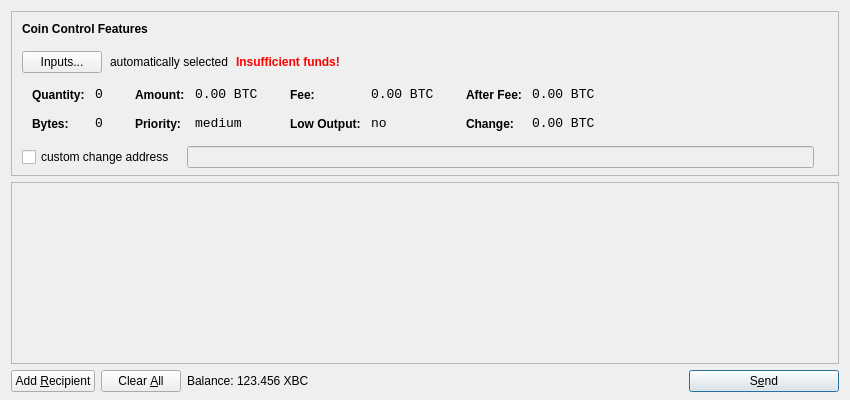
<?xml version="1.0" encoding="UTF-8"?>
<ui version="4.0">
 <class>SendCoinsDialog</class>
 <widget class="QDialog" name="SendCoinsDialog">
  <property name="geometry">
   <rect>
    <x>0</x>
    <y>0</y>
    <width>850</width>
    <height>400</height>
   </rect>
  </property>
  <property name="windowTitle">
   <string>Send Coins</string>
  </property>
  <layout class="QVBoxLayout" name="verticalLayout" stretch="0,1,0">
   <property name="bottomMargin">
    <number>8</number>
   </property>
   <item>
    <widget class="QFrame" name="frameCoinControl">
     <property name="sizePolicy">
      <sizepolicy hsizetype="Expanding" vsizetype="Expanding">
       <horstretch>0</horstretch>
       <verstretch>0</verstretch>
      </sizepolicy>
     </property>
     <property name="maximumSize">
      <size>
       <width>16777215</width>
       <height>16777215</height>
      </size>
     </property>
     <property name="frameShape">
      <enum>QFrame::StyledPanel</enum>
     </property>
     <property name="frameShadow">
      <enum>QFrame::Sunken</enum>
     </property>
     <layout class="QVBoxLayout" name="verticalLayoutCoinControl2">
      <property name="spacing">
       <number>-1</number>
      </property>
      <property name="leftMargin">
       <number>0</number>
      </property>
      <property name="topMargin">
       <number>0</number>
      </property>
      <property name="rightMargin">
       <number>0</number>
      </property>
      <property name="bottomMargin">
       <number>6</number>
      </property>
      <item>
       <layout class="QVBoxLayout" name="verticalLayoutCoinControl" stretch="0,0,0,0,1">
        <property name="spacing">
         <number>0</number>
        </property>
        <property name="leftMargin">
         <number>10</number>
        </property>
        <property name="topMargin">
         <number>10</number>
        </property>
        <item>
         <layout class="QHBoxLayout" name="horizontalLayoutCoinControl1">
          <property name="bottomMargin">
           <number>15</number>
          </property>
          <item>
           <widget class="QLabel" name="labelCoinControlFeatures">
            <property name="sizePolicy">
             <sizepolicy hsizetype="Preferred" vsizetype="Maximum">
              <horstretch>0</horstretch>
              <verstretch>0</verstretch>
             </sizepolicy>
            </property>
            <property name="font">
             <font>
              <weight>75</weight>
              <bold>true</bold>
             </font>
            </property>
            <property name="styleSheet">
             <string notr="true">font-weight:bold;</string>
            </property>
            <property name="text">
             <string>Coin Control Features</string>
            </property>
           </widget>
          </item>
         </layout>
        </item>
        <item>
         <layout class="QHBoxLayout" name="horizontalLayoutCoinControl2" stretch="0,0,0,0">
          <property name="spacing">
           <number>8</number>
          </property>
          <property name="bottomMargin">
           <number>10</number>
          </property>
          <item>
           <widget class="QPushButton" name="pushButtonCoinControl">
            <property name="styleSheet">
             <string notr="true"/>
            </property>
            <property name="text">
             <string>Inputs...</string>
            </property>
           </widget>
          </item>
          <item>
           <widget class="QLabel" name="labelCoinControlAutomaticallySelected">
            <property name="text">
             <string>automatically selected</string>
            </property>
            <property name="margin">
             <number>5</number>
            </property>
           </widget>
          </item>
          <item>
           <widget class="QLabel" name="labelCoinControlInsuffFunds">
            <property name="font">
             <font>
              <weight>75</weight>
              <bold>true</bold>
             </font>
            </property>
            <property name="styleSheet">
             <string notr="true">color:red;font-weight:bold;</string>
            </property>
            <property name="text">
             <string>Insufficient funds!</string>
            </property>
            <property name="margin">
             <number>5</number>
            </property>
           </widget>
          </item>
          <item>
           <spacer name="horizontalSpacerCoinControl">
            <property name="orientation">
             <enum>Qt::Horizontal</enum>
            </property>
            <property name="sizeHint" stdset="0">
             <size>
              <width>40</width>
              <height>1</height>
             </size>
            </property>
           </spacer>
          </item>
         </layout>
        </item>
        <item>
         <widget class="QWidget" name="widgetCoinControl" native="true">
          <property name="sizePolicy">
           <sizepolicy hsizetype="Preferred" vsizetype="Preferred">
            <horstretch>0</horstretch>
            <verstretch>0</verstretch>
           </sizepolicy>
          </property>
          <property name="minimumSize">
           <size>
            <width>0</width>
            <height>0</height>
           </size>
          </property>
          <property name="styleSheet">
           <string notr="true"/>
          </property>
          <layout class="QHBoxLayout" name="horizontalLayoutCoinControl5">
           <property name="margin">
            <number>0</number>
           </property>
           <item>
            <layout class="QHBoxLayout" name="horizontalLayoutCoinControl3" stretch="0,0,0,1">
             <property name="spacing">
              <number>20</number>
             </property>
             <property name="topMargin">
              <number>0</number>
             </property>
             <property name="bottomMargin">
              <number>10</number>
             </property>
             <item>
              <layout class="QFormLayout" name="formLayoutCoinControl1">
               <property name="horizontalSpacing">
                <number>10</number>
               </property>
               <property name="verticalSpacing">
                <number>14</number>
               </property>
               <property name="leftMargin">
                <number>10</number>
               </property>
               <property name="topMargin">
                <number>4</number>
               </property>
               <property name="rightMargin">
                <number>6</number>
               </property>
               <item row="0" column="0">
                <widget class="QLabel" name="labelCoinControlQuantityText">
                 <property name="styleSheet">
                  <string notr="true">font-weight:bold;</string>
                 </property>
                 <property name="text">
                  <string>Quantity:</string>
                 </property>
                 <property name="margin">
                  <number>0</number>
                 </property>
                </widget>
               </item>
               <item row="0" column="1">
                <widget class="QLabel" name="labelCoinControlQuantity">
                 <property name="font">
                  <font>
                   <family>Monospace</family>
                   <pointsize>10</pointsize>
                  </font>
                 </property>
                 <property name="cursor">
                  <cursorShape>IBeamCursor</cursorShape>
                 </property>
                 <property name="contextMenuPolicy">
                  <enum>Qt::ActionsContextMenu</enum>
                 </property>
                 <property name="text">
                  <string notr="true">0</string>
                 </property>
                 <property name="margin">
                  <number>0</number>
                 </property>
                 <property name="textInteractionFlags">
                  <set>Qt::LinksAccessibleByMouse|Qt::TextSelectableByKeyboard|Qt::TextSelectableByMouse</set>
                 </property>
                </widget>
               </item>
               <item row="1" column="0">
                <widget class="QLabel" name="labelCoinControlBytesText">
                 <property name="styleSheet">
                  <string notr="true">font-weight:bold;</string>
                 </property>
                 <property name="text">
                  <string>Bytes:</string>
                 </property>
                </widget>
               </item>
               <item row="1" column="1">
                <widget class="QLabel" name="labelCoinControlBytes">
                 <property name="font">
                  <font>
                   <family>Monospace</family>
                   <pointsize>10</pointsize>
                  </font>
                 </property>
                 <property name="cursor">
                  <cursorShape>IBeamCursor</cursorShape>
                 </property>
                 <property name="contextMenuPolicy">
                  <enum>Qt::ActionsContextMenu</enum>
                 </property>
                 <property name="text">
                  <string notr="true">0</string>
                 </property>
                 <property name="textInteractionFlags">
                  <set>Qt::LinksAccessibleByMouse|Qt::TextSelectableByKeyboard|Qt::TextSelectableByMouse</set>
                 </property>
                </widget>
               </item>
              </layout>
             </item>
             <item>
              <layout class="QFormLayout" name="formLayoutCoinControl2">
               <property name="horizontalSpacing">
                <number>10</number>
               </property>
               <property name="verticalSpacing">
                <number>14</number>
               </property>
               <property name="leftMargin">
                <number>6</number>
               </property>
               <property name="topMargin">
                <number>4</number>
               </property>
               <property name="rightMargin">
                <number>6</number>
               </property>
               <item row="0" column="0">
                <widget class="QLabel" name="labelCoinControlAmountText">
                 <property name="styleSheet">
                  <string notr="true">font-weight:bold;</string>
                 </property>
                 <property name="text">
                  <string>Amount:</string>
                 </property>
                 <property name="margin">
                  <number>0</number>
                 </property>
                </widget>
               </item>
               <item row="0" column="1">
                <widget class="QLabel" name="labelCoinControlAmount">
                 <property name="font">
                  <font>
                   <family>Monospace</family>
                   <pointsize>10</pointsize>
                  </font>
                 </property>
                 <property name="cursor">
                  <cursorShape>IBeamCursor</cursorShape>
                 </property>
                 <property name="contextMenuPolicy">
                  <enum>Qt::ActionsContextMenu</enum>
                 </property>
                 <property name="text">
                  <string notr="true">0.00 BTC</string>
                 </property>
                 <property name="textInteractionFlags">
                  <set>Qt::LinksAccessibleByMouse|Qt::TextSelectableByKeyboard|Qt::TextSelectableByMouse</set>
                 </property>
                </widget>
               </item>
               <item row="1" column="0">
                <widget class="QLabel" name="labelCoinControlPriorityText">
                 <property name="styleSheet">
                  <string notr="true">font-weight:bold;</string>
                 </property>
                 <property name="text">
                  <string>Priority:</string>
                 </property>
                </widget>
               </item>
               <item row="1" column="1">
                <widget class="QLabel" name="labelCoinControlPriority">
                 <property name="font">
                  <font>
                   <family>Monospace</family>
                   <pointsize>10</pointsize>
                  </font>
                 </property>
                 <property name="cursor">
                  <cursorShape>IBeamCursor</cursorShape>
                 </property>
                 <property name="contextMenuPolicy">
                  <enum>Qt::ActionsContextMenu</enum>
                 </property>
                 <property name="text">
                  <string>medium</string>
                 </property>
                 <property name="textInteractionFlags">
                  <set>Qt::LinksAccessibleByMouse|Qt::TextSelectableByKeyboard|Qt::TextSelectableByMouse</set>
                 </property>
                </widget>
               </item>
              </layout>
             </item>
             <item>
              <layout class="QFormLayout" name="formLayoutCoinControl3">
               <property name="horizontalSpacing">
                <number>10</number>
               </property>
               <property name="verticalSpacing">
                <number>14</number>
               </property>
               <property name="leftMargin">
                <number>6</number>
               </property>
               <property name="topMargin">
                <number>4</number>
               </property>
               <property name="rightMargin">
                <number>6</number>
               </property>
               <item row="0" column="0">
                <widget class="QLabel" name="labelCoinControlFeeText">
                 <property name="styleSheet">
                  <string notr="true">font-weight:bold;</string>
                 </property>
                 <property name="text">
                  <string>Fee:</string>
                 </property>
                 <property name="margin">
                  <number>0</number>
                 </property>
                </widget>
               </item>
               <item row="0" column="1">
                <widget class="QLabel" name="labelCoinControlFee">
                 <property name="font">
                  <font>
                   <family>Monospace</family>
                   <pointsize>10</pointsize>
                  </font>
                 </property>
                 <property name="cursor">
                  <cursorShape>IBeamCursor</cursorShape>
                 </property>
                 <property name="contextMenuPolicy">
                  <enum>Qt::ActionsContextMenu</enum>
                 </property>
                 <property name="text">
                  <string notr="true">0.00 BTC</string>
                 </property>
                 <property name="textInteractionFlags">
                  <set>Qt::LinksAccessibleByMouse|Qt::TextSelectableByKeyboard|Qt::TextSelectableByMouse</set>
                 </property>
                </widget>
               </item>
               <item row="1" column="0">
                <widget class="QLabel" name="labelCoinControlLowOutputText">
                 <property name="styleSheet">
                  <string notr="true">font-weight:bold;</string>
                 </property>
                 <property name="text">
                  <string>Low Output:</string>
                 </property>
                </widget>
               </item>
               <item row="1" column="1">
                <widget class="QLabel" name="labelCoinControlLowOutput">
                 <property name="font">
                  <font>
                   <family>Monospace</family>
                   <pointsize>10</pointsize>
                  </font>
                 </property>
                 <property name="cursor">
                  <cursorShape>IBeamCursor</cursorShape>
                 </property>
                 <property name="contextMenuPolicy">
                  <enum>Qt::ActionsContextMenu</enum>
                 </property>
                 <property name="text">
                  <string>no</string>
                 </property>
                 <property name="textInteractionFlags">
                  <set>Qt::LinksAccessibleByMouse|Qt::TextSelectableByKeyboard|Qt::TextSelectableByMouse</set>
                 </property>
                </widget>
               </item>
              </layout>
             </item>
             <item>
              <layout class="QFormLayout" name="formLayoutCoinControl4">
               <property name="horizontalSpacing">
                <number>10</number>
               </property>
               <property name="verticalSpacing">
                <number>14</number>
               </property>
               <property name="leftMargin">
                <number>6</number>
               </property>
               <property name="topMargin">
                <number>4</number>
               </property>
               <property name="rightMargin">
                <number>6</number>
               </property>
               <item row="0" column="0">
                <widget class="QLabel" name="labelCoinControlAfterFeeText">
                 <property name="styleSheet">
                  <string notr="true">font-weight:bold;</string>
                 </property>
                 <property name="text">
                  <string>After Fee:</string>
                 </property>
                 <property name="margin">
                  <number>0</number>
                 </property>
                </widget>
               </item>
               <item row="0" column="1">
                <widget class="QLabel" name="labelCoinControlAfterFee">
                 <property name="font">
                  <font>
                   <family>Monospace</family>
                   <pointsize>10</pointsize>
                  </font>
                 </property>
                 <property name="cursor">
                  <cursorShape>IBeamCursor</cursorShape>
                 </property>
                 <property name="contextMenuPolicy">
                  <enum>Qt::ActionsContextMenu</enum>
                 </property>
                 <property name="text">
                  <string notr="true">0.00 BTC</string>
                 </property>
                 <property name="textInteractionFlags">
                  <set>Qt::LinksAccessibleByMouse|Qt::TextSelectableByKeyboard|Qt::TextSelectableByMouse</set>
                 </property>
                </widget>
               </item>
               <item row="1" column="0">
                <widget class="QLabel" name="labelCoinControlChangeText">
                 <property name="styleSheet">
                  <string notr="true">font-weight:bold;</string>
                 </property>
                 <property name="text">
                  <string>Change:</string>
                 </property>
                </widget>
               </item>
               <item row="1" column="1">
                <widget class="QLabel" name="labelCoinControlChange">
                 <property name="font">
                  <font>
                   <family>Monospace</family>
                   <pointsize>10</pointsize>
                  </font>
                 </property>
                 <property name="cursor">
                  <cursorShape>IBeamCursor</cursorShape>
                 </property>
                 <property name="contextMenuPolicy">
                  <enum>Qt::ActionsContextMenu</enum>
                 </property>
                 <property name="text">
                  <string notr="true">0.00 BTC</string>
                 </property>
                 <property name="textInteractionFlags">
                  <set>Qt::LinksAccessibleByMouse|Qt::TextSelectableByKeyboard|Qt::TextSelectableByMouse</set>
                 </property>
                </widget>
               </item>
              </layout>
             </item>
            </layout>
           </item>
          </layout>
         </widget>
        </item>
        <item>
         <layout class="QHBoxLayout" name="horizontalLayoutCoinControl4" stretch="0,0,0">
          <property name="spacing">
           <number>12</number>
          </property>
          <property name="sizeConstraint">
           <enum>QLayout::SetDefaultConstraint</enum>
          </property>
          <property name="topMargin">
           <number>5</number>
          </property>
          <property name="rightMargin">
           <number>5</number>
          </property>
          <item>
           <widget class="QCheckBox" name="checkBoxCoinControlChange">
            <property name="text">
             <string>custom change address</string>
            </property>
           </widget>
          </item>
          <item>
           <widget class="QLineEdit" name="lineEditCoinControlChange">
            <property name="enabled">
             <bool>false</bool>
            </property>
            <property name="sizePolicy">
             <sizepolicy hsizetype="Expanding" vsizetype="Fixed">
              <horstretch>0</horstretch>
              <verstretch>0</verstretch>
             </sizepolicy>
            </property>
           </widget>
          </item>
          <item>
           <widget class="QLabel" name="labelCoinControlChangeLabel">
            <property name="sizePolicy">
             <sizepolicy hsizetype="Preferred" vsizetype="Expanding">
              <horstretch>0</horstretch>
              <verstretch>0</verstretch>
             </sizepolicy>
            </property>
            <property name="minimumSize">
             <size>
              <width>0</width>
              <height>0</height>
             </size>
            </property>
            <property name="text">
             <string/>
            </property>
            <property name="margin">
             <number>3</number>
            </property>
           </widget>
          </item>
         </layout>
        </item>
        <item>
         <spacer name="verticalSpacerCoinControl">
          <property name="orientation">
           <enum>Qt::Vertical</enum>
          </property>
          <property name="sizeHint" stdset="0">
           <size>
            <width>800</width>
            <height>1</height>
           </size>
          </property>
         </spacer>
        </item>
       </layout>
      </item>
     </layout>
    </widget>
   </item>
   <item>
    <widget class="QScrollArea" name="scrollArea">
     <property name="widgetResizable">
      <bool>true</bool>
     </property>
     <widget class="QWidget" name="scrollAreaWidgetContents">
      <property name="geometry">
       <rect>
        <x>0</x>
        <y>0</y>
        <width>830</width>
        <height>165</height>
       </rect>
      </property>
      <layout class="QVBoxLayout" name="verticalLayout_2">
       <property name="margin">
        <number>0</number>
       </property>
       <item>
        <layout class="QVBoxLayout" name="entries">
         <property name="spacing">
          <number>6</number>
         </property>
        </layout>
       </item>
       <item>
        <spacer name="verticalSpacer">
         <property name="orientation">
          <enum>Qt::Vertical</enum>
         </property>
         <property name="sizeHint" stdset="0">
          <size>
           <width>20</width>
           <height>40</height>
          </size>
         </property>
        </spacer>
       </item>
      </layout>
     </widget>
    </widget>
   </item>
   <item>
    <layout class="QHBoxLayout" name="horizontalLayout">
     <item>
      <widget class="QPushButton" name="addButton">
       <property name="toolTip">
        <string>Send to multiple recipients at once</string>
       </property>
       <property name="text">
        <string>Add &amp;Recipient</string>
       </property>
       <property name="icon">
        <iconset resource="../bitcoin.qrc">
         <normaloff>:/icons/add</normaloff>:/icons/add</iconset>
       </property>
       <property name="autoDefault">
        <bool>false</bool>
       </property>
      </widget>
     </item>
     <item>
      <widget class="QPushButton" name="clearButton">
       <property name="sizePolicy">
        <sizepolicy hsizetype="Minimum" vsizetype="Fixed">
         <horstretch>0</horstretch>
         <verstretch>0</verstretch>
        </sizepolicy>
       </property>
       <property name="toolTip">
        <string>Remove all transaction fields</string>
       </property>
       <property name="text">
        <string>Clear &amp;All</string>
       </property>
       <property name="icon">
        <iconset resource="../bitcoin.qrc">
         <normaloff>:/icons/remove</normaloff>:/icons/remove</iconset>
       </property>
       <property name="autoRepeatDelay">
        <number>300</number>
       </property>
       <property name="autoDefault">
        <bool>false</bool>
       </property>
      </widget>
     </item>
     <item>
      <layout class="QHBoxLayout" name="horizontalLayout_2">
       <property name="spacing">
        <number>3</number>
       </property>
       <item>
        <widget class="QLabel" name="label">
         <property name="text">
          <string>Balance:</string>
         </property>
        </widget>
       </item>
       <item>
        <widget class="QLabel" name="labelBalance">
         <property name="cursor">
          <cursorShape>IBeamCursor</cursorShape>
         </property>
         <property name="text">
          <string>123.456 XBC</string>
         </property>
         <property name="textInteractionFlags">
          <set>Qt::LinksAccessibleByMouse|Qt::TextSelectableByKeyboard|Qt::TextSelectableByMouse</set>
         </property>
        </widget>
       </item>
      </layout>
     </item>
     <item>
      <spacer name="horizontalSpacer">
       <property name="orientation">
        <enum>Qt::Horizontal</enum>
       </property>
       <property name="sizeHint" stdset="0">
        <size>
         <width>40</width>
         <height>20</height>
        </size>
       </property>
      </spacer>
     </item>
     <item>
      <widget class="QPushButton" name="sendButton">
       <property name="minimumSize">
        <size>
         <width>150</width>
         <height>0</height>
        </size>
       </property>
       <property name="toolTip">
        <string>Confirm the send action</string>
       </property>
       <property name="text">
        <string>S&amp;end</string>
       </property>
       <property name="icon">
        <iconset resource="../bitcoin.qrc">
         <normaloff>:/icons/send</normaloff>:/icons/send</iconset>
       </property>
       <property name="default">
        <bool>true</bool>
       </property>
      </widget>
     </item>
    </layout>
   </item>
  </layout>
 </widget>
 <resources>
  <include location="../bitcoin.qrc"/>
 </resources>
 <connections/>
</ui>
